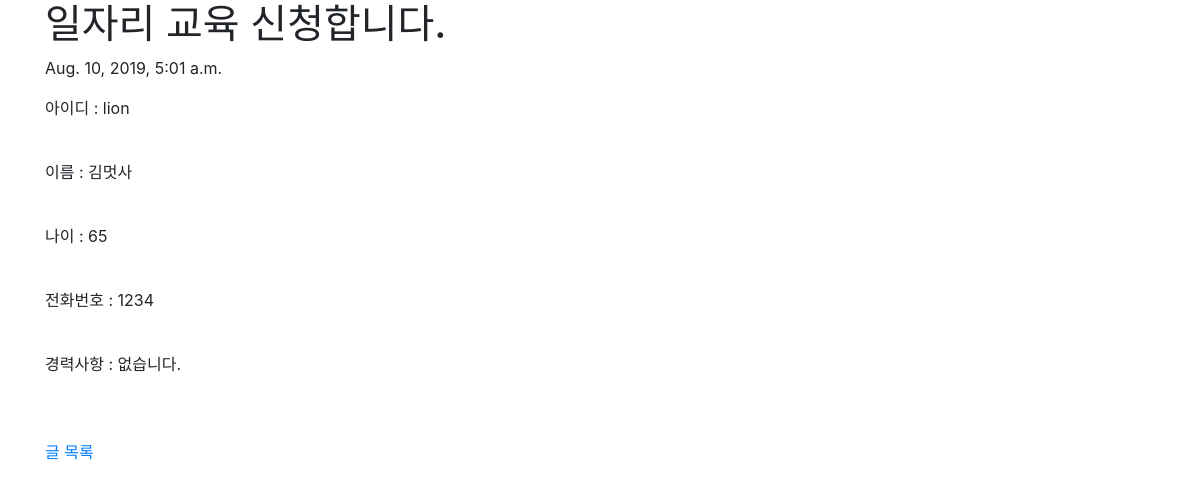
The app's page /be_geppetto/7 with its own data.
### blog/models.py (models this page shows, shortened)
class Blog(models.Model):
    title=models.CharField(max_length=200)
    writer=models.CharField(max_length=200, default=True)
    name=models.CharField(max_length=200, default=True)
    pub_date=models.DateTimeField('date published')
    phone=models.CharField(max_length=200, default=True)
    body=models.TextField()
    age=models.IntegerField(default=0)

### blog/views.py (the view)
# urls.py: path('<int:blog_id>',views.detail, name="detail"),
def detail(request, blog_id):
    blog_detail=get_object_or_404(Blog, pk=blog_id)
    return render(request, 'be/detail.html', {'blog':blog_detail})

### blog/templates/be/detail.html (shortened to what this page needs)
<!DOCTYPE html>
<html lang="en">
<head>
    <link rel="stylesheet" href="https://stackpath.bootstrapcdn.com/bootstrap/4.3.1/css/bootstrap.min.css">
</head>
<body>
    <div class="container">
            <h1> {{blog.title}} </h1>
            <p> {{blog.pub_date}} </p>
            <p> 아이디 : {{blog.writer}} </p>
            <br>
            <p> 이름 : {{blog.name}} </p>
            <br>
            <p> 나이 : {{blog.age}} </p>
            <br>
            <p> 전화번호 : {{blog.phone}} </p>
            <br>
            <p> 경력사항 : {{blog.body}} </p>
            <br><br>
            <a href="{%url 'be_geppetto'%}">글 목록</a>
    </div>
</body>
</html>

### records on screen
Blog: title "일자리 교육 신청합니다.", pub_date "Aug. 10, 2019, 5:01 a.m.", writer "lion", name "김멋사", age "65", phone "1234", body "없습니다."
